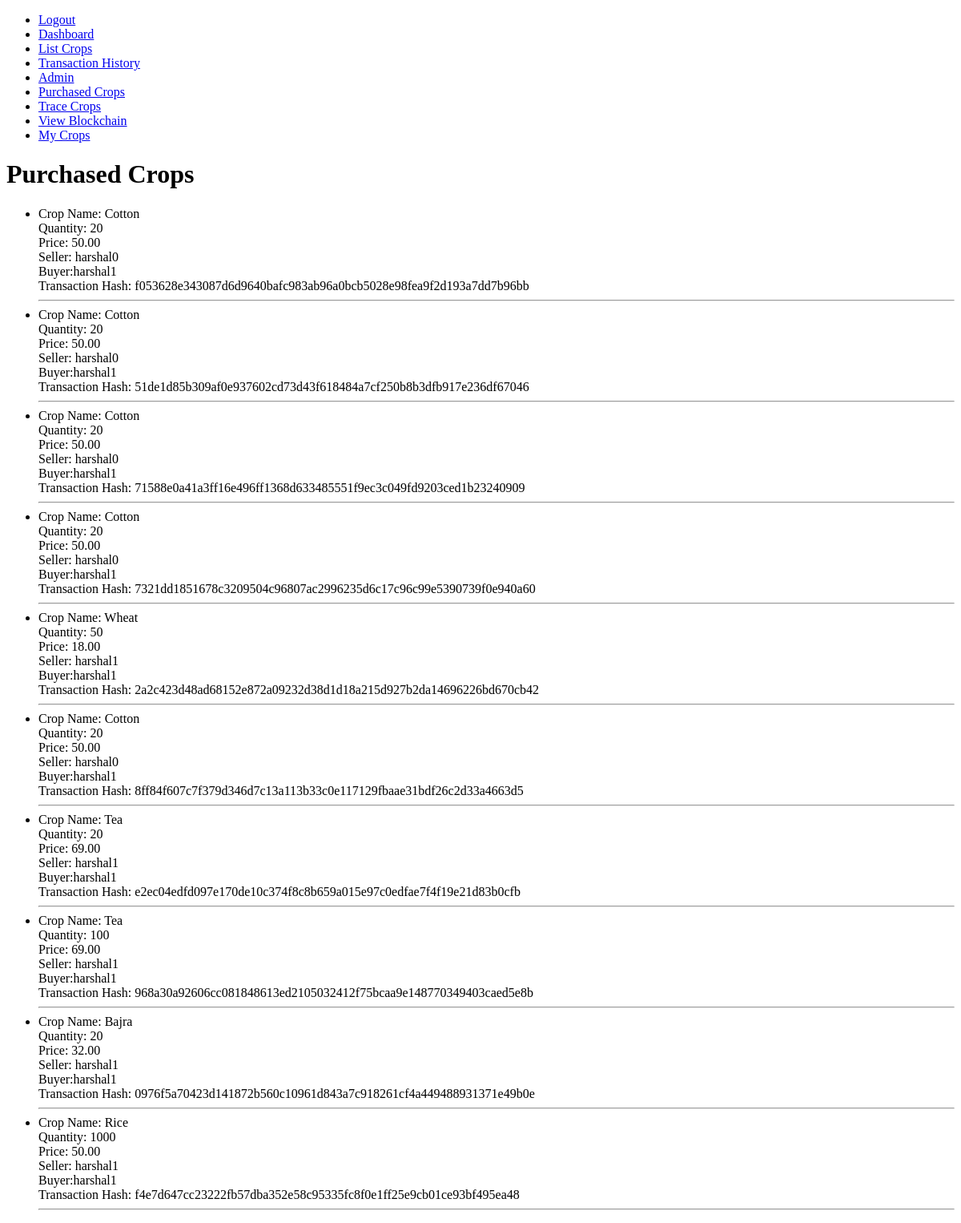
/purchased_crops/ (signed in), run on an earlier commit of the app's database.
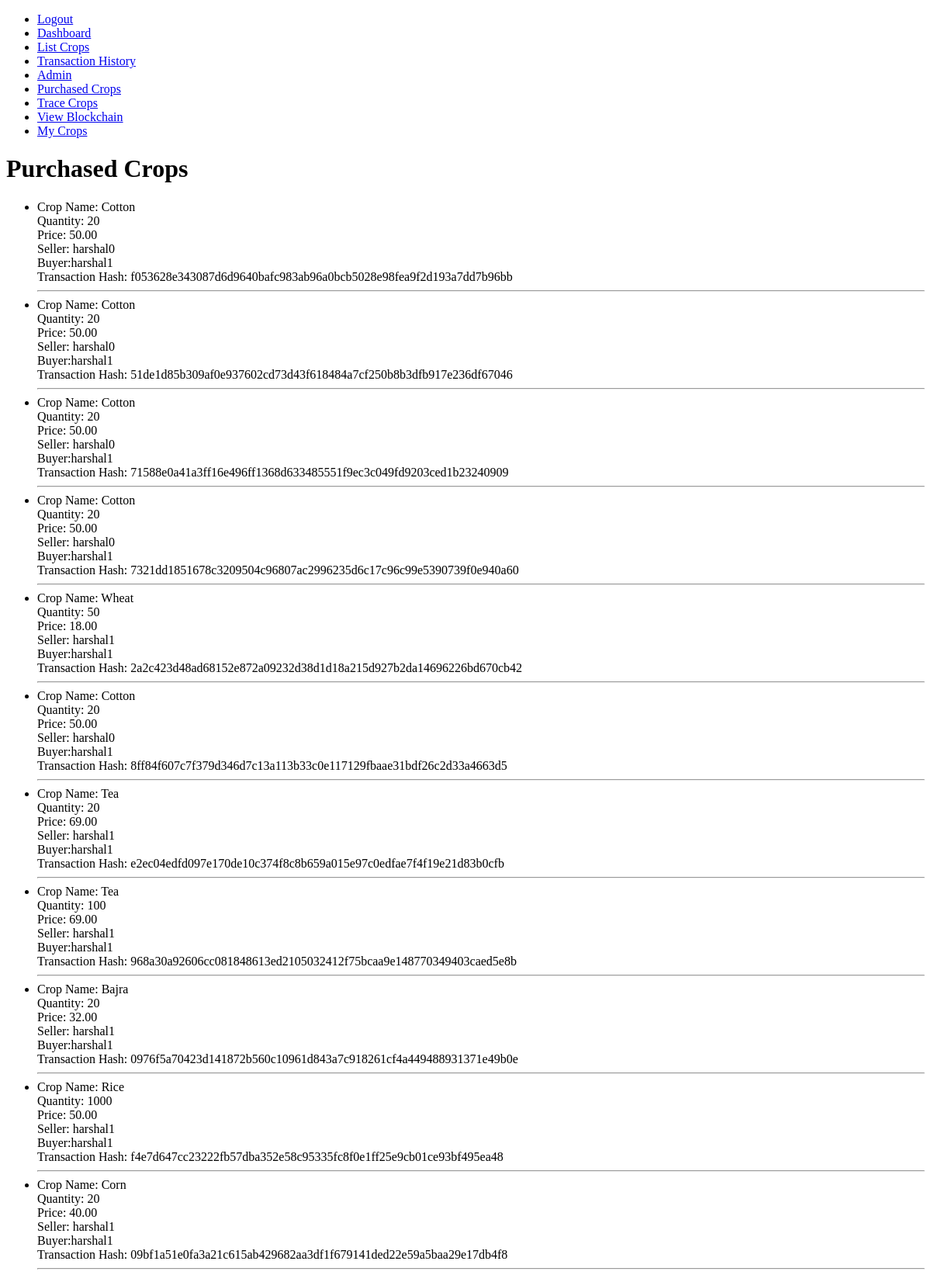
And on a later commit of the database.
### supply_chain/models.py (models this page shows, shortened)
class PurchasedCrop(models.Model):
    seller = models.ForeignKey(settings.AUTH_USER_MODEL, related_name='sold_crops', on_delete=models.CASCADE)
    buyer = models.ForeignKey(settings.AUTH_USER_MODEL, related_name='purchased_crops', on_delete=models.CASCADE)
    crop = models.ForeignKey(Crop, on_delete=models.CASCADE)
    quantity = models.PositiveIntegerField()
    price = models.DecimalField(max_digits=10, decimal_places=2)
    transaction_hash = models.CharField(max_length=255)
    timestamp = models.DateTimeField(auto_now_add=True)

class Crop(models.Model):
    name = models.CharField(max_length=100)
    quantity = models.FloatField()
    price = models.FloatField()
    current_owner = models.ForeignKey(CustomUser, on_delete=models.CASCADE, related_name='owned_crops')
    status = models.CharField(max_length=20, choices=[('listed', 'Listed'), ('sold', 'Sold')])
    current_stage = models.CharField(max_length=100, default='Listed by Farmer')
    transaction_hash = models.CharField(max_length=64, blank=True, null=True)
    allowed_users = models.ManyToManyField(CustomUser, related_name='allowed_crops', blank=True)
    visibility = models.CharField(max_length=10, choices=[('public', 'Public'), ('private', 'Private')], default='public')

class CustomUser(AbstractUser):
    ROLE_CHOICES = [
        ('FARMER', 'Farmer'),
        ('DISTRIBUTOR', 'Distributor'),
        ('CONSUMER', 'Consumer'),
    ]
    role = models.CharField(max_length=100, choices=ROLE_CHOICES)

### supply_chain/views.py (the view)
# urls.py: path('purchased_crops/', purchased_crops, name='purchased_crops'),
@login_required
def purchased_crops(request):
    purchased_crops = PurchasedCrop.objects.filter(buyer=request.user)
    return render(request, 'purchased_crops.html', {'purchased_crops': purchased_crops})

### supply_chain/templates/purchased_crops.html
{% extends 'base.html' %}
{% block content %}
<h1>Purchased Crops</h1>
<ul>
    {% for crop in purchased_crops %}
        <li>
            Crop Name: {{ crop.crop.name }}<br>
            Quantity: {{ crop.quantity }}<br>
            Price: {{ crop.price }}<br>
            Seller: {{ crop.seller.username }}<br>
            Buyer:{{crop.buyer.username}}<br>
            Transaction Hash: {{ crop.transaction_hash }}<br>
        </li>
        <hr>
    {% empty %}
        <p>No crops purchased yet.</p>
    {% endfor %}
</ul>
{% endblock %}

What changed in the data, as far as the page shows it:
added PurchasedCrop: crop.name "Corn", quantity "20", price "40.00", seller.username "harshal1", buyer.username "harshal1", transaction_hash "09bf1a51e0fa3a21c615ab429682aa3df1f679141ded22e59a5baa29e17db4f8"
